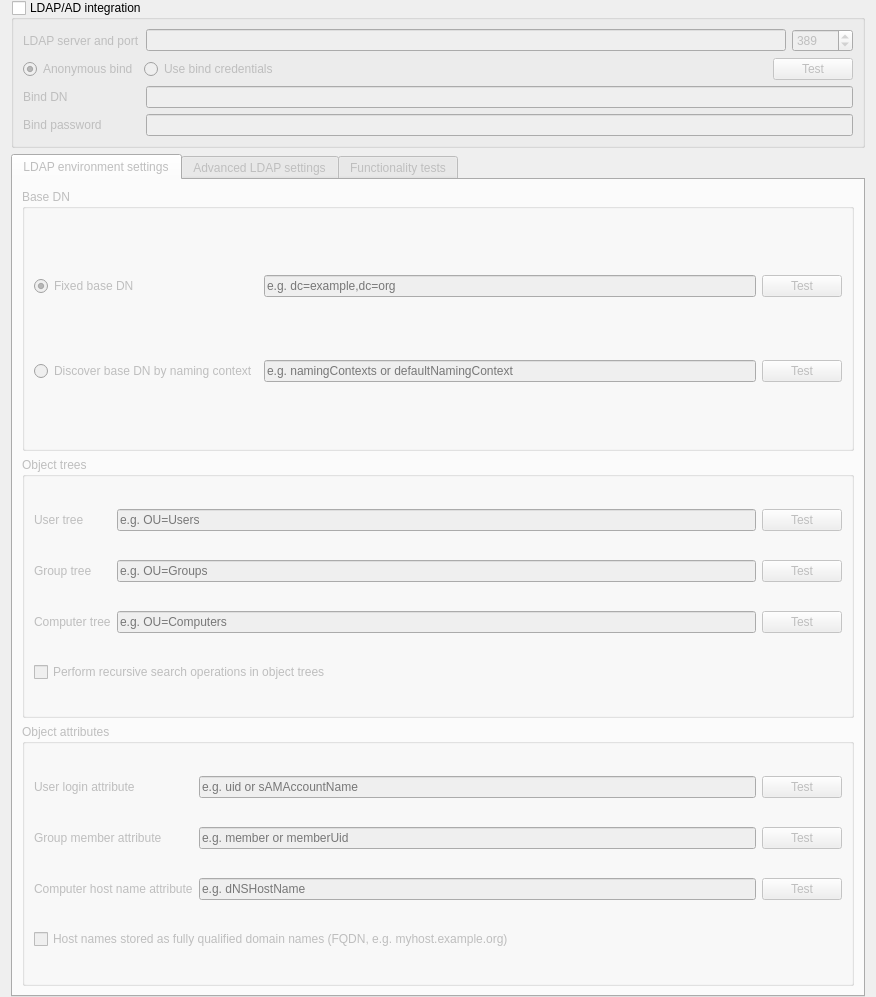
<?xml version="1.0" encoding="UTF-8"?>
<ui version="4.0">
 <class>LdapConfigurationPage</class>
 <widget class="QWidget" name="LdapConfigurationPage">
  <property name="geometry">
   <rect>
    <x>0</x>
    <y>0</y>
    <width>876</width>
    <height>997</height>
   </rect>
  </property>
  <layout class="QVBoxLayout" name="verticalLayout">
   <property name="topMargin">
    <number>0</number>
   </property>
   <property name="bottomMargin">
    <number>0</number>
   </property>
   <item>
    <widget class="QGroupBox" name="isLdapIntegrationEnabled">
     <property name="title">
      <string>LDAP/AD integration</string>
     </property>
     <property name="checkable">
      <bool>true</bool>
     </property>
     <property name="checked">
      <bool>false</bool>
     </property>
     <layout class="QGridLayout" name="gridLayout_15">
      <item row="2" column="1" colspan="2">
       <widget class="QLineEdit" name="ldapBindDn">
        <property name="enabled">
         <bool>false</bool>
        </property>
       </widget>
      </item>
      <item row="0" column="0">
       <widget class="QLabel" name="label_27">
        <property name="text">
         <string>LDAP server and port</string>
        </property>
       </widget>
      </item>
      <item row="3" column="1" colspan="2">
       <widget class="QLineEdit" name="ldapBindPassword">
        <property name="enabled">
         <bool>false</bool>
        </property>
        <property name="echoMode">
         <enum>QLineEdit::Password</enum>
        </property>
       </widget>
      </item>
      <item row="0" column="1">
       <widget class="QLineEdit" name="ldapServerHost"/>
      </item>
      <item row="2" column="0">
       <widget class="QLabel" name="label_30">
        <property name="text">
         <string>Bind DN</string>
        </property>
       </widget>
      </item>
      <item row="0" column="2">
       <widget class="QSpinBox" name="ldapServerPort">
        <property name="maximum">
         <number>65536</number>
        </property>
        <property name="value">
         <number>389</number>
        </property>
       </widget>
      </item>
      <item row="3" column="0">
       <widget class="QLabel" name="label_31">
        <property name="text">
         <string>Bind password</string>
        </property>
       </widget>
      </item>
      <item row="1" column="0" colspan="3">
       <layout class="QHBoxLayout" name="horizontalLayout_12">
        <item>
         <widget class="QRadioButton" name="ldapAnonymousBind">
          <property name="text">
           <string>Anonymous bind</string>
          </property>
          <property name="checked">
           <bool>true</bool>
          </property>
          <attribute name="buttonGroup">
           <string notr="true">bindConfigurationGroup</string>
          </attribute>
         </widget>
        </item>
        <item>
         <widget class="QRadioButton" name="ldapUseBindCredentials">
          <property name="text">
           <string>Use bind credentials</string>
          </property>
          <attribute name="buttonGroup">
           <string notr="true">bindConfigurationGroup</string>
          </attribute>
         </widget>
        </item>
        <item>
         <spacer name="horizontalSpacer_16">
          <property name="orientation">
           <enum>Qt::Horizontal</enum>
          </property>
          <property name="sizeHint" stdset="0">
           <size>
            <width>40</width>
            <height>20</height>
           </size>
          </property>
         </spacer>
        </item>
        <item>
         <widget class="QPushButton" name="testLdapBind">
          <property name="text">
           <string>Test</string>
          </property>
          <property name="icon">
           <iconset resource="../italc-configurator.qrc">
            <normaloff>:/resources/dialog-ok-apply.png</normaloff>:/resources/dialog-ok-apply.png</iconset>
          </property>
         </widget>
        </item>
       </layout>
      </item>
     </layout>
    </widget>
   </item>
   <item>
    <widget class="QTabWidget" name="tabWidget">
     <property name="enabled">
      <bool>false</bool>
     </property>
     <property name="currentIndex">
      <number>0</number>
     </property>
     <widget class="QWidget" name="tab">
      <attribute name="title">
       <string>LDAP environment settings</string>
      </attribute>
      <layout class="QGridLayout" name="gridLayout_17">
       <item row="1" column="0" colspan="2">
        <widget class="QGroupBox" name="groupBox_17">
         <property name="title">
          <string>Object trees</string>
         </property>
         <layout class="QGridLayout" name="gridLayout_21">
          <item row="2" column="0">
           <widget class="QLabel" name="label_29">
            <property name="text">
             <string>Computer tree</string>
            </property>
           </widget>
          </item>
          <item row="1" column="1">
           <widget class="QLineEdit" name="ldapGroupTree">
            <property name="placeholderText">
             <string>e.g. OU=Groups</string>
            </property>
           </widget>
          </item>
          <item row="0" column="0">
           <widget class="QLabel" name="label_16">
            <property name="text">
             <string>User tree</string>
            </property>
           </widget>
          </item>
          <item row="0" column="1">
           <widget class="QLineEdit" name="ldapUserTree">
            <property name="placeholderText">
             <string>e.g. OU=Users</string>
            </property>
           </widget>
          </item>
          <item row="2" column="2">
           <widget class="QPushButton" name="testLdapComputerTree">
            <property name="text">
             <string>Test</string>
            </property>
            <property name="icon">
             <iconset resource="../italc-configurator.qrc">
              <normaloff>:/resources/dialog-ok-apply.png</normaloff>:/resources/dialog-ok-apply.png</iconset>
            </property>
           </widget>
          </item>
          <item row="1" column="2">
           <widget class="QPushButton" name="testLdapGroupTree">
            <property name="text">
             <string>Test</string>
            </property>
            <property name="icon">
             <iconset resource="../italc-configurator.qrc">
              <normaloff>:/resources/dialog-ok-apply.png</normaloff>:/resources/dialog-ok-apply.png</iconset>
            </property>
           </widget>
          </item>
          <item row="0" column="2">
           <widget class="QPushButton" name="testLdapUserTree">
            <property name="text">
             <string>Test</string>
            </property>
            <property name="icon">
             <iconset resource="../italc-configurator.qrc">
              <normaloff>:/resources/dialog-ok-apply.png</normaloff>:/resources/dialog-ok-apply.png</iconset>
            </property>
           </widget>
          </item>
          <item row="2" column="1">
           <widget class="QLineEdit" name="ldapComputerTree">
            <property name="placeholderText">
             <string>e.g. OU=Computers</string>
            </property>
           </widget>
          </item>
          <item row="1" column="0">
           <widget class="QLabel" name="label_28">
            <property name="text">
             <string>Group tree</string>
            </property>
           </widget>
          </item>
          <item row="3" column="0" colspan="3">
           <widget class="QCheckBox" name="ldapRecursiveSearchOperations">
            <property name="text">
             <string>Perform recursive search operations in object trees</string>
            </property>
           </widget>
          </item>
         </layout>
        </widget>
       </item>
       <item row="2" column="0" colspan="2">
        <widget class="QGroupBox" name="groupBox_18">
         <property name="title">
          <string>Object attributes</string>
         </property>
         <layout class="QGridLayout" name="gridLayout_22">
          <item row="0" column="1">
           <widget class="QLineEdit" name="ldapUserLoginAttribute">
            <property name="placeholderText">
             <string>e.g. uid or sAMAccountName</string>
            </property>
           </widget>
          </item>
          <item row="0" column="2">
           <widget class="QPushButton" name="testLdapUserLoginAttribute">
            <property name="text">
             <string>Test</string>
            </property>
            <property name="icon">
             <iconset resource="../italc-configurator.qrc">
              <normaloff>:/resources/dialog-ok-apply.png</normaloff>:/resources/dialog-ok-apply.png</iconset>
            </property>
           </widget>
          </item>
          <item row="2" column="2">
           <widget class="QPushButton" name="testLdapComputerHostNameAttribute">
            <property name="text">
             <string>Test</string>
            </property>
            <property name="icon">
             <iconset resource="../italc-configurator.qrc">
              <normaloff>:/resources/dialog-ok-apply.png</normaloff>:/resources/dialog-ok-apply.png</iconset>
            </property>
           </widget>
          </item>
          <item row="0" column="0">
           <widget class="QLabel" name="label_33">
            <property name="text">
             <string>User login attribute</string>
            </property>
           </widget>
          </item>
          <item row="2" column="0">
           <widget class="QLabel" name="label_38">
            <property name="text">
             <string>Computer host name attribute</string>
            </property>
           </widget>
          </item>
          <item row="2" column="1">
           <widget class="QLineEdit" name="ldapComputerHostNameAttribute">
            <property name="placeholderText">
             <string>e.g. dNSHostName</string>
            </property>
           </widget>
          </item>
          <item row="1" column="1">
           <widget class="QLineEdit" name="ldapGroupMemberAttribute">
            <property name="placeholderText">
             <string>e.g. member or memberUid</string>
            </property>
           </widget>
          </item>
          <item row="1" column="2">
           <widget class="QPushButton" name="testLdapGroupMemberAttribute">
            <property name="text">
             <string>Test</string>
            </property>
            <property name="icon">
             <iconset resource="../italc-configurator.qrc">
              <normaloff>:/resources/dialog-ok-apply.png</normaloff>:/resources/dialog-ok-apply.png</iconset>
            </property>
           </widget>
          </item>
          <item row="1" column="0">
           <widget class="QLabel" name="label_35">
            <property name="text">
             <string>Group member attribute</string>
            </property>
           </widget>
          </item>
          <item row="3" column="0" colspan="3">
           <widget class="QCheckBox" name="ldapComputerHostNameAsFQDN">
            <property name="text">
             <string>Host names stored as fully qualified domain names (FQDN, e.g. myhost.example.org)</string>
            </property>
           </widget>
          </item>
         </layout>
        </widget>
       </item>
       <item row="0" column="0" colspan="2">
        <widget class="QGroupBox" name="groupBox_14">
         <property name="title">
          <string>Base DN</string>
         </property>
         <layout class="QGridLayout" name="gridLayout_20">
          <item row="0" column="2">
           <widget class="QPushButton" name="testLdapBaseDn">
            <property name="text">
             <string>Test</string>
            </property>
            <property name="icon">
             <iconset resource="../italc-configurator.qrc">
              <normaloff>:/resources/dialog-ok-apply.png</normaloff>:/resources/dialog-ok-apply.png</iconset>
            </property>
           </widget>
          </item>
          <item row="0" column="0">
           <widget class="QRadioButton" name="ldapIsFixedBaseDn">
            <property name="text">
             <string>Fixed base DN</string>
            </property>
            <property name="checked">
             <bool>true</bool>
            </property>
            <attribute name="buttonGroup">
             <string notr="true">baseDnConfigGroup</string>
            </attribute>
           </widget>
          </item>
          <item row="0" column="1">
           <widget class="QLineEdit" name="ldapBaseDn">
            <property name="placeholderText">
             <string>e.g. dc=example,dc=org</string>
            </property>
           </widget>
          </item>
          <item row="1" column="0">
           <widget class="QRadioButton" name="ldapQueryNamingContext">
            <property name="text">
             <string>Discover base DN by naming context</string>
            </property>
            <attribute name="buttonGroup">
             <string notr="true">baseDnConfigGroup</string>
            </attribute>
           </widget>
          </item>
          <item row="1" column="1">
           <widget class="QLineEdit" name="ldapNamingContextAttribute">
            <property name="enabled">
             <bool>false</bool>
            </property>
            <property name="placeholderText">
             <string>e.g. namingContexts or defaultNamingContext</string>
            </property>
           </widget>
          </item>
          <item row="1" column="2">
           <widget class="QPushButton" name="testLdapNamingContext">
            <property name="enabled">
             <bool>false</bool>
            </property>
            <property name="text">
             <string>Test</string>
            </property>
            <property name="icon">
             <iconset resource="../italc-configurator.qrc">
              <normaloff>:/resources/dialog-ok-apply.png</normaloff>:/resources/dialog-ok-apply.png</iconset>
            </property>
           </widget>
          </item>
         </layout>
        </widget>
       </item>
      </layout>
     </widget>
     <widget class="QWidget" name="tab_2">
      <attribute name="title">
       <string>Advanced LDAP settings</string>
      </attribute>
      <layout class="QVBoxLayout" name="verticalLayout_15">
       <item>
        <widget class="QGroupBox" name="groupBox_15">
         <property name="title">
          <string>Optional object filters</string>
         </property>
         <layout class="QGridLayout" name="gridLayout_14">
          <item row="1" column="1">
           <widget class="QLineEdit" name="ldapUserGroupsFilter">
            <property name="placeholderText">
             <string>e.g. objectClass=group</string>
            </property>
           </widget>
          </item>
          <item row="1" column="0">
           <widget class="QLabel" name="label_36">
            <property name="text">
             <string>Filter for user groups</string>
            </property>
           </widget>
          </item>
          <item row="0" column="1">
           <widget class="QLineEdit" name="ldapUsersFilter">
            <property name="placeholderText">
             <string>e.g. objectClass=person</string>
            </property>
           </widget>
          </item>
          <item row="1" column="2">
           <widget class="QPushButton" name="testLdapUserGroupsFilter">
            <property name="text">
             <string>Test</string>
            </property>
            <property name="icon">
             <iconset resource="../italc-configurator.qrc">
              <normaloff>:/resources/dialog-ok-apply.png</normaloff>:/resources/dialog-ok-apply.png</iconset>
            </property>
           </widget>
          </item>
          <item row="0" column="2">
           <widget class="QPushButton" name="testLdapUsersFilter">
            <property name="text">
             <string>Test</string>
            </property>
            <property name="icon">
             <iconset resource="../italc-configurator.qrc">
              <normaloff>:/resources/dialog-ok-apply.png</normaloff>:/resources/dialog-ok-apply.png</iconset>
            </property>
           </widget>
          </item>
          <item row="0" column="0">
           <widget class="QLabel" name="label_34">
            <property name="text">
             <string>Filter for users</string>
            </property>
           </widget>
          </item>
          <item row="2" column="0">
           <widget class="QLabel" name="label_37">
            <property name="text">
             <string>Filter for computer groups</string>
            </property>
           </widget>
          </item>
          <item row="2" column="1">
           <widget class="QLineEdit" name="ldapComputerGroupsFilter">
            <property name="placeholderText">
             <string>e.g. objectClass=computerLab or objectClass=room</string>
            </property>
           </widget>
          </item>
          <item row="2" column="2">
           <widget class="QPushButton" name="testLdapComputerGroupsFilter">
            <property name="text">
             <string>Test</string>
            </property>
            <property name="icon">
             <iconset resource="../italc-configurator.qrc">
              <normaloff>:/resources/dialog-ok-apply.png</normaloff>:/resources/dialog-ok-apply.png</iconset>
            </property>
           </widget>
          </item>
         </layout>
        </widget>
       </item>
       <item>
        <widget class="QGroupBox" name="groupBox_16">
         <property name="title">
          <string>Group member identification</string>
         </property>
         <layout class="QVBoxLayout" name="verticalLayout_14">
          <item>
           <widget class="QRadioButton" name="ldapIdentifyGroupMembersByDN">
            <property name="text">
             <string>Distinguished name (Samba/AD)</string>
            </property>
            <property name="checked">
             <bool>true</bool>
            </property>
            <attribute name="buttonGroup">
             <string notr="true">groupMemberMatchingGroup</string>
            </attribute>
           </widget>
          </item>
          <item>
           <widget class="QRadioButton" name="ldapIdentifyGroupMembersByNameAttribute">
            <property name="text">
             <string>Configured attribute for user login or computer host name (OpenLDAP)</string>
            </property>
            <attribute name="buttonGroup">
             <string notr="true">groupMemberMatchingGroup</string>
            </attribute>
           </widget>
          </item>
         </layout>
        </widget>
       </item>
       <item>
        <widget class="QGroupBox" name="groupBox_13">
         <property name="title">
          <string>Computer labs</string>
         </property>
         <layout class="QGridLayout" name="gridLayout_16">
          <item row="3" column="2">
           <widget class="QPushButton" name="testLdapComputerLabAttribute">
            <property name="enabled">
             <bool>false</bool>
            </property>
            <property name="text">
             <string>Test</string>
            </property>
            <property name="icon">
             <iconset resource="../italc-configurator.qrc">
              <normaloff>:/resources/dialog-ok-apply.png</normaloff>:/resources/dialog-ok-apply.png</iconset>
            </property>
           </widget>
          </item>
          <item row="1" column="0" colspan="3">
           <widget class="QRadioButton" name="ldapComputerLabMembersByGroups">
            <property name="text">
             <string>Dedicated computer groups</string>
            </property>
            <property name="checked">
             <bool>true</bool>
            </property>
            <attribute name="buttonGroup">
             <string notr="true">computerGroupingGroup</string>
            </attribute>
           </widget>
          </item>
          <item row="3" column="1">
           <widget class="QLineEdit" name="ldapComputerLabAttribute">
            <property name="enabled">
             <bool>false</bool>
            </property>
            <property name="placeholderText">
             <string>e.g. computerLab or room</string>
            </property>
           </widget>
          </item>
          <item row="3" column="0">
           <widget class="QRadioButton" name="ldapComputerLabMembersByAttribute">
            <property name="text">
             <string>Common attribute</string>
            </property>
            <attribute name="buttonGroup">
             <string notr="true">computerGroupingGroup</string>
            </attribute>
           </widget>
          </item>
          <item row="0" column="0" colspan="3">
           <widget class="QLabel" name="label_32">
            <property name="text">
             <string>Aggregate computer lab members using:</string>
            </property>
           </widget>
          </item>
         </layout>
        </widget>
       </item>
       <item>
        <spacer name="verticalSpacer_11">
         <property name="orientation">
          <enum>Qt::Vertical</enum>
         </property>
         <property name="sizeType">
          <enum>QSizePolicy::MinimumExpanding</enum>
         </property>
         <property name="sizeHint" stdset="0">
          <size>
           <width>20</width>
           <height>0</height>
          </size>
         </property>
        </spacer>
       </item>
      </layout>
     </widget>
     <widget class="QWidget" name="tab_3">
      <attribute name="title">
       <string>Functionality tests</string>
      </attribute>
      <layout class="QGridLayout" name="gridLayout_19">
       <item row="4" column="0">
        <widget class="QPushButton" name="testLdapCommonAggregations">
         <property name="text">
          <string>Get common aggregations of two objects</string>
         </property>
         <property name="icon">
          <iconset resource="../italc-configurator.qrc">
           <normaloff>:/resources/distribute-vertical-margin.png</normaloff>:/resources/distribute-vertical-margin.png</iconset>
         </property>
        </widget>
       </item>
       <item row="0" column="0">
        <widget class="QPushButton" name="testLdapGroupsOfUser">
         <property name="text">
          <string>List all groups of a user</string>
         </property>
         <property name="icon">
          <iconset resource="../italc-configurator.qrc">
           <normaloff>:/resources/user-group-properties.png</normaloff>:/resources/user-group-properties.png</iconset>
         </property>
        </widget>
       </item>
       <item row="3" column="0">
        <widget class="QPushButton" name="testLdapComputerLabMembers">
         <property name="text">
          <string>List all members of a computer lab</string>
         </property>
         <property name="icon">
          <iconset resource="../italc-configurator.qrc">
           <normaloff>:/resources/configure.png</normaloff>:/resources/configure.png</iconset>
         </property>
        </widget>
       </item>
       <item row="5" column="0">
        <spacer name="verticalSpacer_10">
         <property name="orientation">
          <enum>Qt::Vertical</enum>
         </property>
         <property name="sizeHint" stdset="0">
          <size>
           <width>20</width>
           <height>40</height>
          </size>
         </property>
        </spacer>
       </item>
       <item row="1" column="0">
        <widget class="QPushButton" name="testLdapGroupsOfComputer">
         <property name="text">
          <string>List all groups of a computer</string>
         </property>
         <property name="icon">
          <iconset resource="../italc-configurator.qrc">
           <normaloff>:/resources/computer.png</normaloff>:/resources/computer.png</iconset>
         </property>
        </widget>
       </item>
       <item row="2" column="0">
        <widget class="QPushButton" name="testLdapComputerObjectByIpAddress">
         <property name="text">
          <string>Get computer object by IP address</string>
         </property>
         <property name="icon">
          <iconset resource="../italc-configurator.qrc">
           <normaloff>:/resources/computer.png</normaloff>:/resources/computer.png</iconset>
         </property>
        </widget>
       </item>
      </layout>
     </widget>
    </widget>
   </item>
  </layout>
 </widget>
 <resources>
  <include location="../italc-configurator.qrc"/>
 </resources>
 <connections>
  <connection>
   <sender>ldapUseBindCredentials</sender>
   <signal>toggled(bool)</signal>
   <receiver>ldapBindPassword</receiver>
   <slot>setEnabled(bool)</slot>
   <hints>
    <hint type="sourcelabel">
     <x>506</x>
     <y>142</y>
    </hint>
    <hint type="destinationlabel">
     <x>842</x>
     <y>241</y>
    </hint>
   </hints>
  </connection>
  <connection>
   <sender>ldapUseBindCredentials</sender>
   <signal>toggled(bool)</signal>
   <receiver>ldapBindDn</receiver>
   <slot>setEnabled(bool)</slot>
   <hints>
    <hint type="sourcelabel">
     <x>506</x>
     <y>142</y>
    </hint>
    <hint type="destinationlabel">
     <x>842</x>
     <y>193</y>
    </hint>
   </hints>
  </connection>
  <connection>
   <sender>ldapIsFixedBaseDn</sender>
   <signal>toggled(bool)</signal>
   <receiver>testLdapBaseDn</receiver>
   <slot>setEnabled(bool)</slot>
   <hints>
    <hint type="sourcelabel">
     <x>467</x>
     <y>423</y>
    </hint>
    <hint type="destinationlabel">
     <x>825</x>
     <y>425</y>
    </hint>
   </hints>
  </connection>
  <connection>
   <sender>ldapComputerLabMembersByAttribute</sender>
   <signal>toggled(bool)</signal>
   <receiver>ldapComputerLabAttribute</receiver>
   <slot>setEnabled(bool)</slot>
   <hints>
    <hint type="sourcelabel">
     <x>279</x>
     <y>888</y>
    </hint>
    <hint type="destinationlabel">
     <x>730</x>
     <y>889</y>
    </hint>
   </hints>
  </connection>
  <connection>
   <sender>ldapComputerLabMembersByAttribute</sender>
   <signal>toggled(bool)</signal>
   <receiver>testLdapComputerLabAttribute</receiver>
   <slot>setEnabled(bool)</slot>
   <hints>
    <hint type="sourcelabel">
     <x>279</x>
     <y>888</y>
    </hint>
    <hint type="destinationlabel">
     <x>825</x>
     <y>890</y>
    </hint>
   </hints>
  </connection>
  <connection>
   <sender>ldapQueryNamingContext</sender>
   <signal>toggled(bool)</signal>
   <receiver>ldapNamingContextAttribute</receiver>
   <slot>setEnabled(bool)</slot>
   <hints>
    <hint type="sourcelabel">
     <x>467</x>
     <y>474</y>
    </hint>
    <hint type="destinationlabel">
     <x>730</x>
     <y>475</y>
    </hint>
   </hints>
  </connection>
  <connection>
   <sender>ldapIsFixedBaseDn</sender>
   <signal>toggled(bool)</signal>
   <receiver>ldapBaseDn</receiver>
   <slot>setEnabled(bool)</slot>
   <hints>
    <hint type="sourcelabel">
     <x>467</x>
     <y>423</y>
    </hint>
    <hint type="destinationlabel">
     <x>730</x>
     <y>424</y>
    </hint>
   </hints>
  </connection>
  <connection>
   <sender>ldapQueryNamingContext</sender>
   <signal>toggled(bool)</signal>
   <receiver>testLdapNamingContext</receiver>
   <slot>setEnabled(bool)</slot>
   <hints>
    <hint type="sourcelabel">
     <x>467</x>
     <y>474</y>
    </hint>
    <hint type="destinationlabel">
     <x>825</x>
     <y>476</y>
    </hint>
   </hints>
  </connection>
  <connection>
   <sender>isLdapIntegrationEnabled</sender>
   <signal>toggled(bool)</signal>
   <receiver>tabWidget</receiver>
   <slot>setEnabled(bool)</slot>
   <hints>
    <hint type="sourcelabel">
     <x>97</x>
     <y>12</y>
    </hint>
    <hint type="destinationlabel">
     <x>237</x>
     <y>319</y>
    </hint>
   </hints>
  </connection>
 </connections>
 <slots>
  <slot>aboutItalc()</slot>
 </slots>
 <buttongroups>
  <buttongroup name="groupMemberMatchingGroup"/>
  <buttongroup name="baseDnConfigGroup"/>
  <buttongroup name="bindConfigurationGroup"/>
  <buttongroup name="computerGroupingGroup"/>
 </buttongroups>
</ui>
